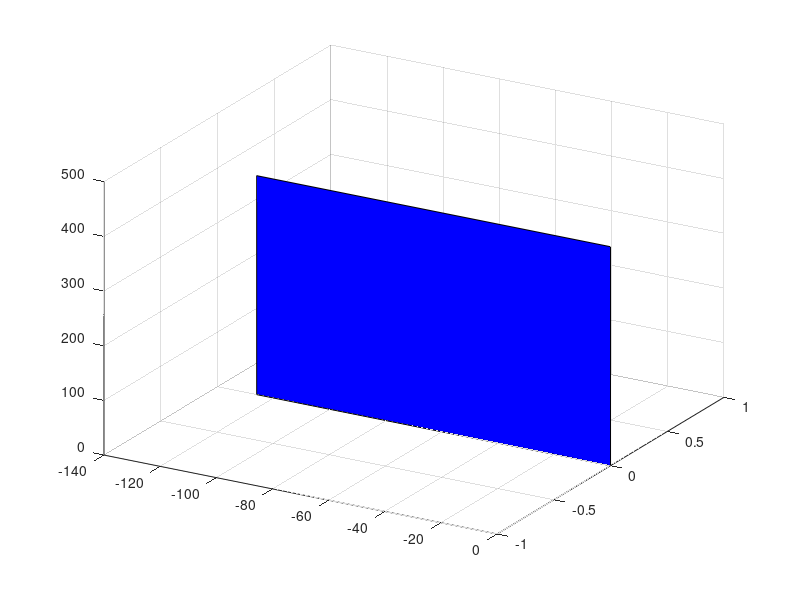

Here is the MATLAB script that generated this plot: (Note: this script raises an error after producing the figure.)

clc
clear

d1 = 76.2;                      % Distance between joint 1 and joint 2
a2 = 146.05;                    % Distance between joint 2 and joint 3
a3 = 187.325;                   % Distance between joint 3 and joint 4
d4 = 34;                        % Distance between joint 4 and joint 5
d5 = 34;                        % Distance between joint 4 and end effector

% Target 1
% T0e = [[   0.019,    0.969,    0.245,   47.046];[   0.917,   -0.115,    0.382,   73.269];[   0.398 ,   0.217,   -0.891,  100.547];[   0.,       0. ,      0.,       1.]];

% Target 2
T0e = [[  -0.993,   -0.,       0.119,  -96.936];[   0.,      -1.,      -0.,       0.   ];[   0.119,    0.,       0.993,  401.229];[   0. ,      0.  ,     0.  ,     1.   ]];

% Target 3
% T0e =[ [-0.3409003, -0.1074855,  0.9339346, 282.96];[0.7842780, -0.5802868,  0.2194888, -48.302];[0.5183581,  0.8072881,  0.2821184, 235.071 ]; [0,0,0,1]];


% Decomposing T0e
r11 = T0e(1,1);
r12 = T0e(1,2);
r13 = T0e(1,3);
r21 = T0e(2,1);
r22 = T0e(2,2);
r23 = T0e(2,3);
r31 = T0e(3,1);
r32 = T0e(3,2);
r33 = T0e(3,3);
x = T0e(1,4);
y = T0e(2,4);
z = T0e(3,4);

% wrist center positions
x_c = x - (d4+d5) * r13; 
y_c = y - (d4+d5) * r23;
z_c = z - (d4+d5) * r33;
o_c = [x_c; y_c; z_c] ;



p1 = [0 0 0];
p2 = [0 0 50];
p3 = transpose(o_c);

normal = cross(p1-p2,p1-p3);
normal = 1*normal/norm(normal);


e_desired = [x,y,z];

x = dot(normal, e_desired)


%method 2
pointA = p1;
pointB = p2;
pointC = p3;
normal = cross(pointA-pointB, pointA-pointC); %# Calculate plane normal
%# Transform points to x,y,z
x = [pointA(1) pointB(1) pointC(1)];  
y = [pointA(2) pointB(2) pointC(2)];
z = [pointA(3) pointB(3) pointC(3)];

%Find all coefficients of plane equation    
A = normal(1); B = normal(2); C = normal(3);
D = -dot(normal,pointA);
%Decide on a suitable showing range
xLim=[min(x)*1.2 max(x)*2];
zLim = [min(z)*1.2 max(z)*1.2];

[X,Z] = meshgrid(xLim,zLim);
Y = (A * X + C * Z + D)/ (-B);
reOrder = [1 2  4 3];
figure();patch(X(reOrder),Y(reOrder),Z(reOrder),'b');
grid on;
view([30 30]);
alpha(0.3);

hold on
plot3(p1(1),p1(2),p1(3), '.', 'MarkerSize',50,'color', 'b')
plot3(p2(1),p2(2),p2(3), '.', 'MarkerSize',50, 'color', 'b')
plot3(p3(1),p3(2),p3(3), '.', 'MarkerSize',50, 'color', 'b')
plot3(e_desired(1),e_desired(2),e_desired(3),'.', 'MarkerSize',50,'color', 'r')

xlabel('Xo', 'FontSize', 20, 'FontWeight', 'bold');
ylabel('Yo', 'FontSize', 20, 'FontWeight', 'bold');
zlabel('Zo', 'FontSize', 20, 'FontWeight', 'bold');






